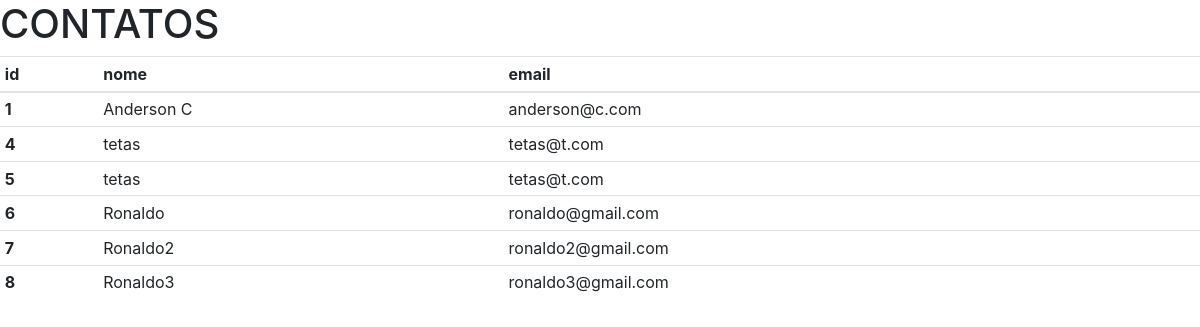
The page /SOAP/index.php on the database its author committed.
### tables this page shows
CREATE TABLE IF NOT EXISTS `contatos` (
  `id` int(11) NOT NULL AUTO_INCREMENT,
  `nome` varchar(45) NOT NULL,
  `email` varchar(45) NOT NULL,
  PRIMARY KEY (`id`)
);

### SOAP/Database.php (called while the page is built, shortened)
<?php
class Database extends \PDO
{
	public function select($qry, $bindValueReplace = array(), $all = TRUE, $fetchMode = \PDO::FETCH_OBJ)
	{
		$sth = $this->prepare($qry);
		$sth->execute();
		if ($all) :
			return $sth->fetchAll($fetchMode);
		else :
			return $sth->fetch($fetchMode);
		endif;
	}
}

### SOAP/index.php (the view, shortened to what this page needs)
<?php
require 'Database.php';
    $database = new Database(DB_TYPE, DB_HOST, DB_NAME, DB_USER, DB_PASS);
    $return = $database->select("SELECT * FROM contatos");
?>
<!DOCTYPE html>
<html lang="pt-br">
    <head>
        <link rel="stylesheet" href="https://stackpath.bootstrapcdn.com/bootstrap/4.1.3/css/bootstrap.min.css">
    </head>
    <body>
        <h1>CONTATOS</h1>
        <table class="table table-sm">
            <thead>
                <tr>
                    <th scope="col">id</th>
                    <th scope="col">nome</th>
                    <th scope="col">email</th>
                </tr>
            </thead>
            <tbody>
            <?php foreach ($return as $row){?>
                <tr>
                    <th scope="row"><?php echo $row->id ?></th>
                    <td><?php echo $row->nome ?></td>
                    <td><?php echo $row->email ?></td>
                </tr>
            <?php } ?>
            </tbody>
        </table>
    </body>
</html>

### rows shown on the page
contatos: id "1", nome "Anderson C", email "anderson@c.com"
contatos: id "4", nome "tetas", email "tetas@t.com"
contatos: id "5", nome "tetas", email "tetas@t.com"
contatos: id "6", nome "Ronaldo", email "ronaldo@gmail.com"
contatos: id "7", nome "Ronaldo2", email "ronaldo2@gmail.com"
contatos: id "8", nome "Ronaldo3", email "ronaldo3@gmail.com"
